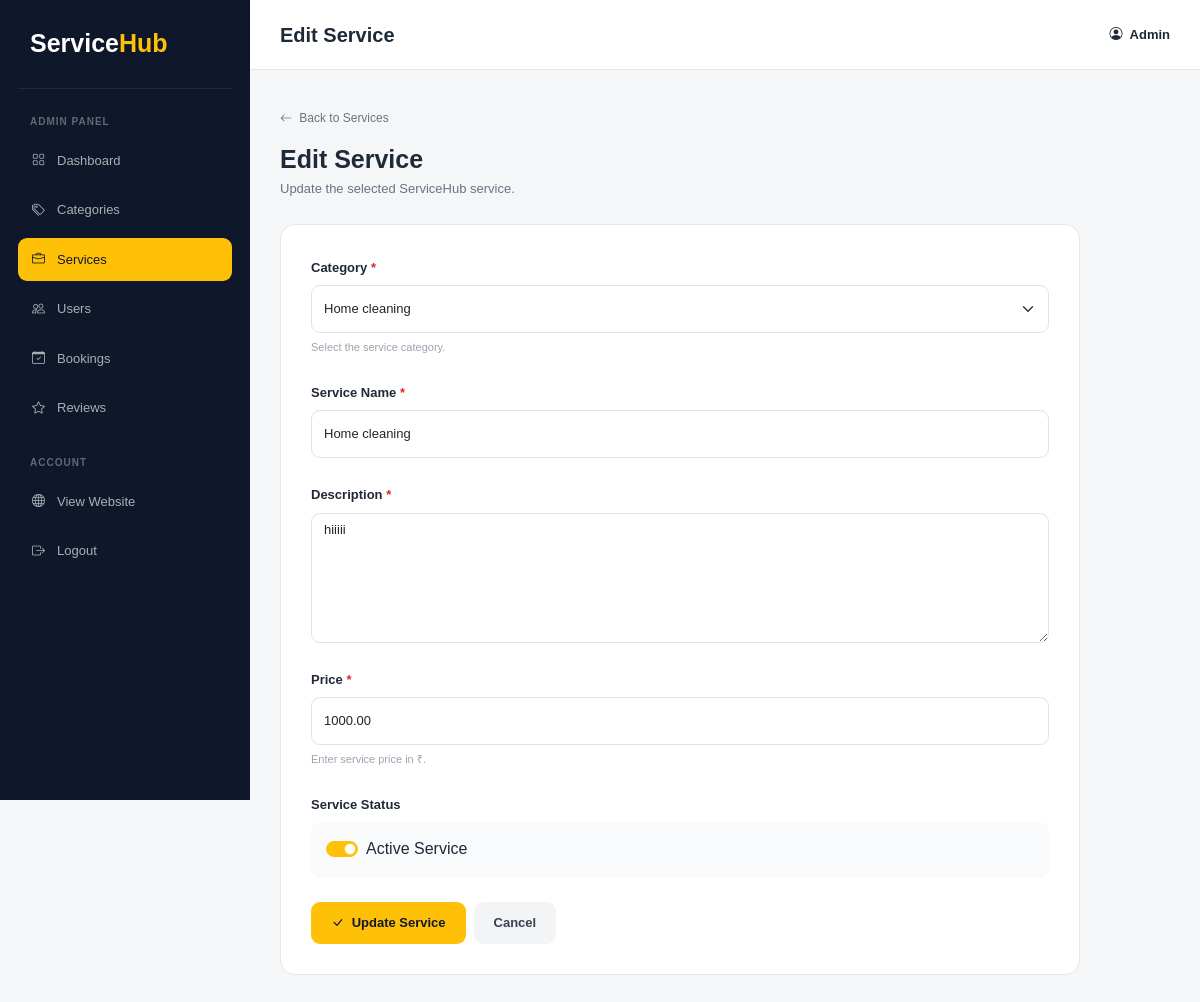
Page /admin-service/edit/3/ (signed in) on the committed database.
### service_app/models.py (models this page shows, shortened)
class Service(models.Model):
    provider = models.ForeignKey(
        ProviderProfile,
        on_delete=models.CASCADE,
        null=True,
        blank=True
    )
    category = models.ForeignKey(
        Category,
        on_delete=models.CASCADE
    )
    name = models.CharField(max_length=150)
    description = models.TextField()
    price = models.DecimalField(
        max_digits=10,
        decimal_places=2
    )
    is_active = models.BooleanField(default=True)
    created_at = models.DateTimeField(auto_now_add=True)

class Category(models.Model):
    name = models.CharField(max_length=100, unique=True)
    description = models.TextField(blank=True)

### service_app/views.py (the view, shortened to what this page needs)
# urls.py: path("admin-service/edit/<int:id>/", views.service_edit, name="service_edit"),
@login_required(login_url="admin_login")
def service_edit(request, id):
    if not request.user.is_superuser:
        return redirect("dashboard")
    service = Service.objects.get(id=id)
    categories = Category.objects.all().order_by("name")
    return render(request, "service_edit.html", {
        "service": service,
        "categories": categories
    })

### templates/service_edit.html (shortened to what this page needs)
<!DOCTYPE html>
<html lang="en">
<head>
    <link href="https://cdn.jsdelivr.net/npm/bootstrap@5.3.8/dist/css/bootstrap.min.css" rel="stylesheet">
    <link rel="stylesheet" href="https://cdn.jsdelivr.net/npm/bootstrap-icons@1.13.1/font/bootstrap-icons.min.css">
</head>
<body>
<div class="sidebar" id="sidebar">
    <div class="brand">
        Service<span>Hub</span>
    </div>
    <div class="menu-title">
        ADMIN PANEL
    </div>
    <a href="{% url 'admin_dashboard' %}" class="sidebar-link">
        <i class="bi bi-grid"></i>
        Dashboard
    </a>
    <a href="{% url 'category_list' %}" class="sidebar-link">
        <i class="bi bi-tags"></i>
        Categories
    </a>
    <a href="{% url 'service_list' %}" class="sidebar-link active">
        <i class="bi bi-briefcase"></i>
        Services
    </a>
    <a href="#" class="sidebar-link">
        <i class="bi bi-people"></i>
        Users
    </a>
    <a href="#" class="sidebar-link">
        <i class="bi bi-calendar-check"></i>
        Bookings
    </a>
    <a href="#" class="sidebar-link">
        <i class="bi bi-star"></i>
        Reviews
    </a>
    <div class="menu-title">
        ACCOUNT
    </div>
    <a href="{% url 'home' %}" class="sidebar-link">
        <i class="bi bi-globe"></i>
        View Website
    </a>
    <a href="{% url 'logout' %}" class="sidebar-link">
        <i class="bi bi-box-arrow-right"></i>
        Logout
    </a>
</div>
<div class="main-content">
    <div class="topbar">
        <div class="d-flex align-items-center gap-3">
            <h5>Edit Service</h5>
        </div>
        <div class="admin-info">
            <i class="bi bi-person-circle me-1"></i>
            {{ user.username }}
        </div>
    </div>
    <div class="page-content">
        <a href="{% url 'service_list' %}" class="back-link">
            <i class="bi bi-arrow-left me-1"></i>
            Back to Services
        </a>
        <div class="page-title">
            <h2>Edit Service</h2>
            <p>
                Update the selected ServiceHub service.
            </p>
        </div>
        <div class="form-card">
            <form method="POST">
                <div class="mb-4">
                    <label class="form-label">
                        Category
                        <span class="required">*</span>
                    </label>
                    <select name="category" class="form-select" required>
                        {% for category in categories %}
                            <option
                                value="{{ category.id }}"
                                {% if category.id == service.category.id %}
                                    selected
                                {% endif %}
                            >
                                {{ category.name }}
                            </option>
                        {% endfor %}
                    </select>
                    <div class="help-text">
                        Select the service category.
                    </div>
                </div>
                <div class="mb-4">
                    <label class="form-label">
                        Service Name
                        <span class="required">*</span>
                    </label>
                    <input
                        type="text"
                        name="name"
                        class="form-control"
                        value="{{ service.name }}"
                        required
                    >
                </div>
                <div class="mb-4">
                    <label class="form-label">
                        Description
                        <span class="required">*</span>
                    </label>
                    <textarea
                        name="description"
                        class="form-control"
                        required
                    >{{ service.description }}</textarea>
                </div>
                <div class="mb-4">
                    <label class="form-label">
                        Price
                        <span class="required">*</span>
                    </label>
                    <input
                        type="number"
                        name="price"
                        class="form-control"
                        value="{{ service.price }}"
                        min="0"
                        step="0.01"
                        required
                    >
                    <div class="help-text">
                        Enter service price in ₹.
                    </div>
                </div>
                <div class="mb-4">
                    <label class="form-label">
                        Service Status
                    </label>
                    <div class="status-box">
                        <div class="form-check form-switch">
                            <input
                                class="form-check-input"
                                type="checkbox"
                                name="is_active"
                                id="isActive"
                                {% if service.is_active %}checked{% endif %}
                            >
                            <label class="form-check-label" for="isActive">
                                Active Service
                            </label>
                        </div>
                    </div>
                </div>
                <div class="d-flex gap-2">
                    <button type="submit" class="update-btn">
                        <i class="bi bi-check-lg me-1"></i>
                        Update Service
                    </button>
                    <a href="{% url 'service_list' %}" class="cancel-btn">
                        Cancel
                    </a>
                </div>
            </form>
        </div>
    </div>
</div>
</body>
</html>

### templates/service_edit.html (style rules this page uses)
* { box-sizing: border-box; }
body { margin: 0; font-family: Arial, sans-serif; background: #f4f6f8; color: #1f2937; }
a { text-decoration: none; }
.sidebar { position: fixed; top: 0; left: 0; width: 250px; height: 100vh; background: #0f172a; padding: 25px 18px; z-index: 1000; }
.brand { color: white; font-size: 25px; font-weight: 800; padding: 0 12px 25px; border-bottom: 1px solid rgba(255,255,255,0.08); }
.brand span { color: #ffc107; }
.menu-title { margin: 25px 12px 10px; color: rgba(255,255,255,0.35); font-size: 10px; font-weight: bold; letter-spacing: 1px; }
.sidebar-link { display: flex; align-items: center; gap: 12px; padding: 12px 14px; margin-bottom: 6px; color: rgba(255,255,255,0.65); border-radius: 9px; font-size: 13px; }
.sidebar-link:hover, .sidebar-link.active { background: #ffc107; color: #111827; }
.main-content { margin-left: 250px; min-height: 100vh; }
.topbar { min-height: 70px; padding: 15px 30px; background: white; border-bottom: 1px solid #e5e7eb; display: flex; align-items: center; justify-content: space-between; }
.topbar h5 { margin: 0; font-weight: 800; }
.admin-info { font-size: 13px; font-weight: bold; }
.page-content { padding: 35px 30px; }
.back-link { color: #6b7280; font-size: 12px; }
.page-title { margin: 15px 0 25px; }
.page-title h2 { font-size: 25px; font-weight: 800; margin-bottom: 5px; }
.page-title p { color: #6b7280; font-size: 13px; margin: 0; }
.form-card { max-width: 800px; padding: 30px; background: white; border: 1px solid #e5e7eb; border-radius: 15px; }
.form-label { font-size: 13px; font-weight: 700; }
.required { color: #dc2626; }
.form-control, .form-select { min-height: 48px; border-radius: 9px; font-size: 13px; }
textarea.form-control { min-height: 130px; resize: vertical; }
.help-text { margin-top: 6px; color: #9ca3af; font-size: 11px; }
.status-box { padding: 15px; background: #f8fafc; border-radius: 10px; }
.form-check-input:checked { background-color: #ffc107; border-color: #ffc107; }
.update-btn { background: #ffc107; color: #111827; border: none; padding: 11px 20px; border-radius: 9px; font-size: 13px; font-weight: bold; }
.cancel-btn { background: #f3f4f6; color: #374151; padding: 11px 20px; border-radius: 9px; font-size: 13px; font-weight: bold; }

### rows in the picture
Service: category "Home cleaning", name "Home cleaning", description "hiiiii", price "1000.00", is_active "☑"

### other values in the picture
{{ user.username }} "Admin"
